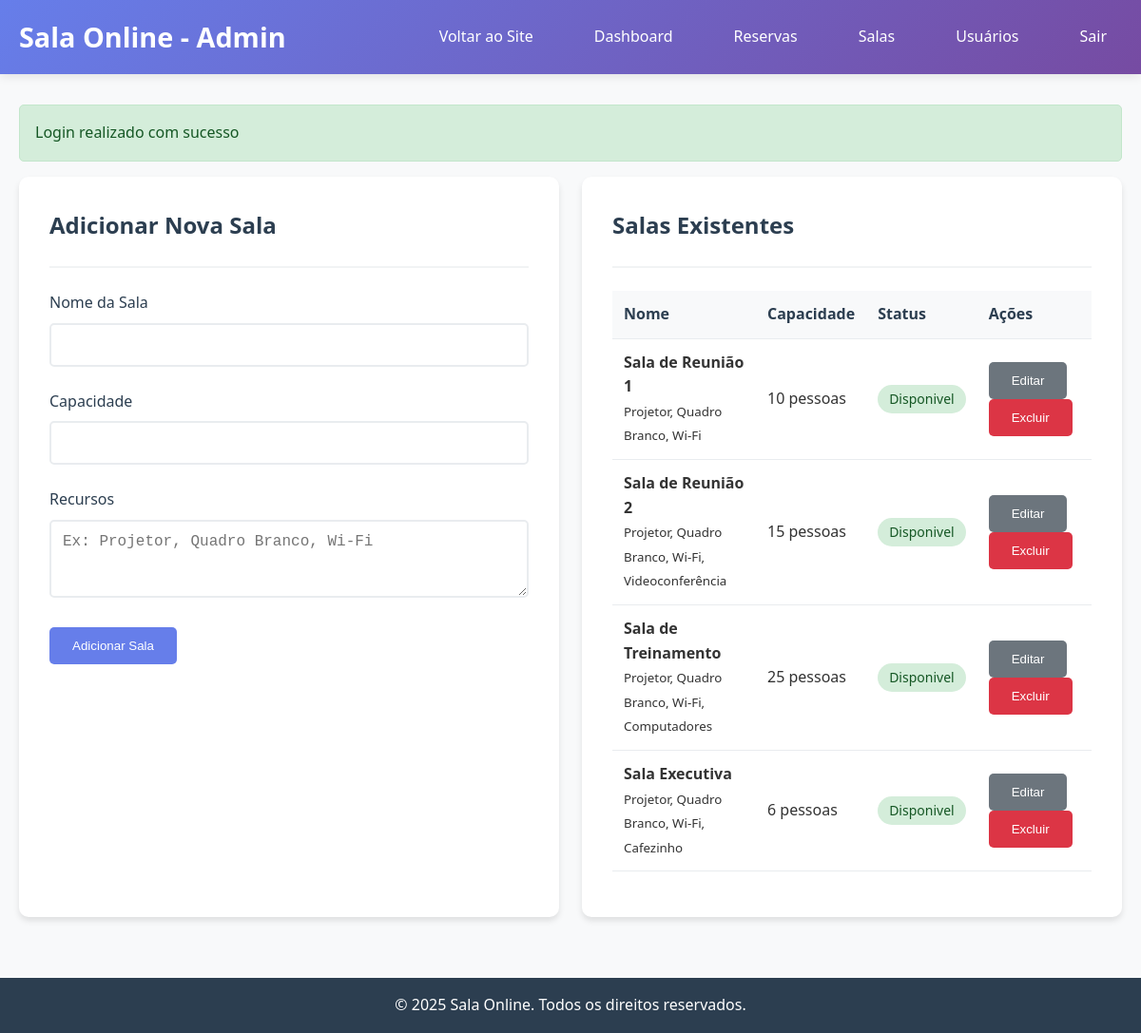
/admin/salas.php (signed in), run on the app's committed database.
### tables this page shows
CREATE TABLE salas (
    id INT AUTO_INCREMENT PRIMARY KEY,
    nome VARCHAR(50) NOT NULL,
    capacidade INT NOT NULL,
    recursos TEXT,
    status ENUM('disponivel', 'indisponivel') DEFAULT 'disponivel',
    ativo BOOLEAN DEFAULT TRUE,
    data_criacao TIMESTAMP DEFAULT CURRENT_TIMESTAMP
);

### includes/database.php (called while the page is built, shortened)
<?php
class Database {
    private static $instance = null;
    private $connection;
    private function __construct() {
        try {
            $this->connection = new PDO(
                "mysql:host=" . DB_HOST . ";dbname=" . DB_NAME . ";charset=utf8",
                DB_USER,
                DB_PASS,
                [
                    PDO::ATTR_ERRMODE => PDO::ERRMODE_EXCEPTION,
                    PDO::ATTR_DEFAULT_FETCH_MODE => PDO::FETCH_ASSOC,
                    PDO::ATTR_EMULATE_PREPARES => false
                ]
            );
        } catch (PDOException $e) {
            die("Erro na conexão: " . $e->getMessage());
        }
    }
    public static function getInstance() {
        if (self::$instance === null) {
            self::$instance = new self();
        }
        return self::$instance;
    }
    public function query($sql, $params = []) {
        $stmt = $this->connection->prepare($sql);
        $stmt->execute($params);
        return $stmt;
    }
    public function fetchAll($sql, $params = []) {
        return $this->query($sql, $params)->fetchAll();
    }
}
?>

### includes/auth.php (called while the page is built, shortened)
<?php
require_once 'database.php';
class Auth {
    public function isLoggedIn() {
        return isset($_SESSION['usuario_id']);
    }
    public function isAdmin() {
        return $this->isLoggedIn() && $_SESSION['usuario_tipo'] === 'admin';
    }
}
?>

### includes/functions.php (called while the page is built, shortened)
<?php
require_once 'database.php';
function obterMensagem() {
    if (isset($_SESSION['mensagem'])) {
        $mensagem = $_SESSION['mensagem'];
        return $mensagem;
    }
    return null;
}
?>

### admin/salas.php (the view, shortened to what this page needs)
<?php
require_once '../includes/auth.php';
require_once '../includes/functions.php';
$db = Database::getInstance();
$sql = "SELECT * FROM salas WHERE ativo = 1 ORDER BY nome";
$salas = $db->fetchAll($sql);
$mensagem = obterMensagem();
?>
<?php
$cssPath = '../assets/css/style.css';
include '../templates/header.php';
?>
    <main class="main-content">
        <div class="container">
            <div id="alert-container">
                <?php if ($mensagem): ?>
                    <div class="alert alert-<?= $mensagem['tipo'] ?>">
                        <?= $mensagem['texto'] ?>
                    </div>
                <?php endif; ?>
            </div>
            <div class="grid grid-2">
                <div class="card">
                    <div class="card-header">
                        <h2 class="card-title">Adicionar Nova Sala</h2>
                    </div>
                    <form method="POST" action="salas.php">
                        <div class="form-group">
                            <label class="form-label" for="nome">Nome da Sala</label>
                            <input type="text" id="nome" name="nome" class="form-control" required>
                        </div>
                        <div class="form-group">
                            <label class="form-label" for="capacidade">Capacidade</label>
                            <input type="number" id="capacidade" name="capacidade" class="form-control" min="1" required>
                        </div>
                        <div class="form-group">
                            <label class="form-label" for="recursos">Recursos</label>
                            <textarea id="recursos" name="recursos" class="form-control" rows="3"
                                      placeholder="Ex: Projetor, Quadro Branco, Wi-Fi"></textarea>
                        </div>
                        <div class="form-group">
                            <button type="submit" class="btn btn-primary">Adicionar Sala</button>
                        </div>
                    </form>
                </div>
                <div class="card">
                    <div class="card-header">
                        <h2 class="card-title">Salas Existentes</h2>
                    </div>
                    <?php if (empty($salas)): ?>
                        <p>Nenhuma sala cadastrada.</p>
                    <?php else: ?>
                        <div class="table-responsive">
                            <table class="table">
                                <thead>
                                    <tr>
                                        <th>Nome</th>
                                        <th>Capacidade</th>
                                        <th>Status</th>
                                        <th>Ações</th>
                                    </tr>
                                </thead>
                                <tbody>
                                    <?php foreach ($salas as $sala): ?>
                                        <tr>
                                            <td>
                                                <strong><?= htmlspecialchars($sala['nome']) ?></strong>
                                                <?php if ($sala['recursos']): ?>
                                                    <br><small><?= htmlspecialchars($sala['recursos']) ?></small>
                                                <?php endif; ?>
                                            </td>
                                            <td><?= $sala['capacidade'] ?> pessoas</td>
                                            <td>
                                                <span class="sala-status <?= $sala['status'] === 'disponivel' ? 'status-disponivel' : 'status-ocupada' ?>">
                                                    <?= ucfirst($sala['status']) ?>
                                                </span>
                                            </td>
                                            <td>
                                                <button class="btn btn-secondary btn-sm"
                                                        onclick="editarSala(<?= $sala['id'] ?>, '<?= htmlspecialchars($sala['nome']) ?>', <?= $sala['capacidade'] ?>, '<?= htmlspecialchars($sala['recursos']) ?>', '<?= $sala['status'] ?>')">
                                                    Editar
                                                </button>
                                                <button class="btn btn-danger btn-sm"
                                                        onclick="excluirSala(<?= $sala['id'] ?>, '<?= htmlspecialchars($sala['nome']) ?>')">
                                                    Excluir
                                                </button>
                                            </td>
                                        </tr>
                                    <?php endforeach; ?>
                                </tbody>
                            </table>
                        </div>
                    <?php endif; ?>
                </div>
            </div>
        </div>
    </main>
<?php include '../templates/footer.php'; ?>
</body>
</html>

### templates/header.php (shortened to what this page needs)
<!DOCTYPE html>
<html lang="pt-BR">
<head>
    <link rel="stylesheet" href="<?= $cssPath ?? 'assets/css/style.css' ?>">
</head>
<body>
    <?php
    $auth = new Auth();
    $isAdmin = $auth->isLoggedIn() && $auth->isAdmin();
    ?>
    <header class="header">
        <div class="container">
            <div class="header-content">
                <div class="logo"><?= $isAdmin ? SITE_NAME . ' - Admin' : SITE_NAME ?></div>
                <nav>
                    <ul class="nav-menu">
                        <?php if ($isAdmin): ?>
                            <li><a href="../index.php">Voltar ao Site</a></li>
                            <li><a href="dashboard.php">Dashboard</a></li>
                            <li><a href="reservas.php">Reservas</a></li>
                            <li><a href="salas.php">Salas</a></li>
                            <li><a href="usuarios.php">Usuários</a></li>
                            <li><a href="../logout.php">Sair</a></li>
                        <?php endif; ?>
                    </ul>
                </nav>
            </div>
        </div>
    </header>

### templates/footer.php (shortened to what this page needs)
    <footer class="footer">
        <div class="container">
            <p>&copy; <?= date('Y') ?> <?= SITE_NAME ?>. Todos os direitos reservados.</p>
        </div>
    </footer>
</body>
</html>

### assets/css/style.css (style rules this page uses)
* { margin: 0; padding: 0; box-sizing: border-box; }
body { font-family: 'Segoe UI', Tahoma, Geneva, Verdana, sans-serif; line-height: 1.6; color: #333; background-color: #f8f9fa; }
.container { max-width: 1200px; margin: 0 auto; padding: 0 20px; }
.header { background: linear-gradient(135deg, #667eea 0%, #764ba2 100%); color: white; padding: 1rem 0; box-shadow: 0 2px 10px rgba(0,0,0,0.1); }
.header-content { display: flex; justify-content: space-between; align-items: center; }
.logo { font-size: 1.8rem; font-weight: bold; }
.nav-menu { display: flex; list-style: none; gap: 2rem; }
.nav-menu a { color: white; text-decoration: none; padding: 0.5rem 1rem; border-radius: 5px; transition: background-color 0.3s; }
.main-content { padding: 2rem 0; min-height: calc(100vh - 140px); }
.card { background: white; border-radius: 10px; box-shadow: 0 4px 6px rgba(0,0,0,0.1); padding: 2rem; margin-bottom: 2rem; }
.card-header { border-bottom: 2px solid #f1f3f4; padding-bottom: 1rem; margin-bottom: 1.5rem; }
.card-title { font-size: 1.5rem; color: #2c3e50; margin-bottom: 0.5rem; }
.btn { display: inline-block; padding: 0.75rem 1.5rem; border: none; border-radius: 5px; text-decoration: none; font-weight: 500; cursor: pointer; transition: all 0.3s; text-align: center; }
.btn-primary { background-color: #667eea; color: white; }
.btn-danger { background-color: #dc3545; color: white; }
.btn-secondary { background-color: #6c757d; color: white; }
.form-group { margin-bottom: 1.5rem; }
.form-label { display: block; margin-bottom: 0.5rem; font-weight: 500; color: #2c3e50; }
.form-control { width: 100%; padding: 0.75rem; border: 2px solid #e9ecef; border-radius: 5px; font-size: 1rem; transition: border-color 0.3s; }
.alert { padding: 1rem; border-radius: 5px; margin-bottom: 1rem; }
.alert-success { background-color: #d4edda; color: #155724; border: 1px solid #c3e6cb; }
.table { width: 100%; border-collapse: collapse; margin-bottom: 1rem; }
.table th, .table td { padding: 0.75rem; text-align: left; border-bottom: 1px solid #e9ecef; }
.table th { background-color: #f8f9fa; font-weight: 600; color: #2c3e50; }
.grid { display: grid; gap: 1.5rem; }
.grid-2 { grid-template-columns: repeat(auto-fit, minmax(300px, 1fr)); }
.sala-status { display: inline-block; padding: 0.25rem 0.75rem; border-radius: 20px; font-size: 0.875rem; font-weight: 500; }
.status-disponivel { background-color: #d4edda; color: #155724; }
.footer { background-color: #2c3e50; color: white; text-align: center; padding: 1rem 0; margin-top: auto; }

### data on the page
salas: nome "Sala de Reunião 1", recursos "Projetor, Quadro Branco, Wi-Fi", capacidade "10", status "Disponivel"
salas: nome "Sala de Reunião 2", recursos "Projetor, Quadro Branco, Wi-Fi, Videoconferência", capacidade "15", status "Disponivel"
salas: nome "Sala de Treinamento", recursos "Projetor, Quadro Branco, Wi-Fi, Computadores", capacidade "25", status "Disponivel"
salas: nome "Sala Executiva", recursos "Projetor, Quadro Branco, Wi-Fi, Cafezinho", capacidade "6", status "Disponivel"

### other printed values
SITE_NAME "Sala Online"
$mensagem['texto'] "Login realizado com sucesso"
